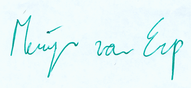
#> input picture backend/dataset/signature_classifier/signature/sign1.png, 191 x 88 px
$ python train_sig_detector_sklearn.py
#> lines starting #> are read from the running program, lines starting #| are printed output that depends on the picture
import os
import cv2
import numpy as np
from sklearn.svm import SVC
from sklearn.metrics import accuracy_score
from sklearn.model_selection import train_test_split
from joblib import dump
from skimage.feature import hog

# Parameters
DATA_DIR = "dataset/signature_classifier"
IMG_SIZE = (128, 128)  # Smaller image for faster processing

def load_images(folder, label):
    X, y = [], []
    for filename in os.listdir(folder):
        path = os.path.join(folder, filename)
        img = cv2.imread(path, cv2.IMREAD_GRAYSCALE)
        if img is not None:
            img = cv2.resize(img, IMG_SIZE)
            features = hog(img, pixels_per_cell=(8, 8), cells_per_block=(2, 2), feature_vector=True)
            X.append(features)
            y.append(label)
    return X, y

# Load datasets
X, y = [], []

sig_path = os.path.join(DATA_DIR, "signature")
non_path = os.path.join(DATA_DIR, "nonsignature")

X_sig, y_sig = load_images(sig_path, 1)
#> in load_images, `img = cv2.imread(path, cv2.IMREAD_GRAYSCALE)`:
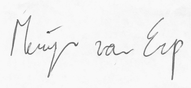
#> img: shape (88, 191); min 69, max 255, mean 242.6
#> in load_images, `img = cv2.resize(img, IMG_SIZE)`:
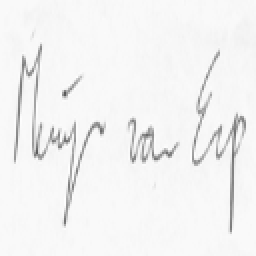
#> img: shape (128, 128) (shown 2 times larger); min 88, max 255, mean 242.6
#> in load_images, `features = hog(img, pixels_per_cell=(8, 8), cells_per_block=(2, 2), fe..`: features = 8100 values, max 0.829 at index 6579, min 0 at index 5, mean 0.113
#> X_sig = 1 item; y_sig = [1]
X_non, y_non = load_images(non_path, 0)
#> call 2 of load_images, with label = 0
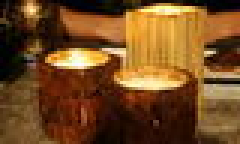
#> input picture backend/dataset/signature_classifier/nonsignature/image1221.jpg, 80 x 48 px (shown 3 times larger)
#> in load_images (call 2), `img = cv2.imread(path, cv2.IMREAD_GRAYSCALE)`:
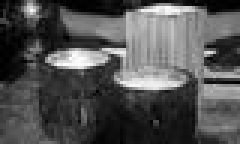
#> img: shape (48, 80) (shown 3 times larger); min 0, max 255, mean 81.9
#> in load_images (call 2), `img = cv2.resize(img, IMG_SIZE)`:
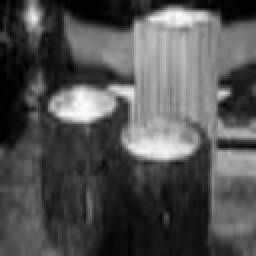
#> img: shape (128, 128) (shown 2 times larger); min 0, max 252, mean 81.8
#> in load_images (call 2), `features = hog(img, pixels_per_cell=(8, 8), cells_per_block=(2, 2), fe..`: features = 8100 values, max 0.573 at index 5368, min 0 at index 13, mean 0.123
#> pass 2 of the loop in load_images, `for filename in os.listdir(folder):`:
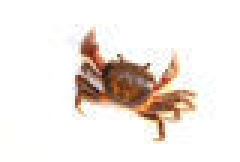
#> input picture backend/dataset/signature_classifier/nonsignature/image1259.jpg, 80 x 54 px (shown 3 times larger)
#> in load_images (call 2), `img = cv2.imread(path, cv2.IMREAD_GRAYSCALE)`:
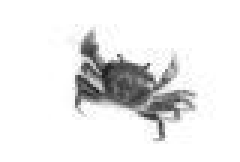
#> img: shape (54, 80) (shown 3 times larger); min 29, max 255, mean 234.2
#> in load_images (call 2), `img = cv2.resize(img, IMG_SIZE)`:
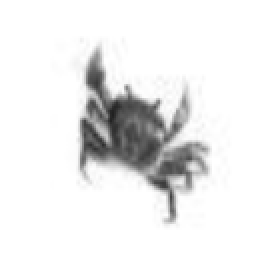
#> img: shape (128, 128) (shown 2 times larger); min 32, max 255, mean 234.1
#> features = 8100 values, max 1 at index 3190, min 0 at index 0, mean 0.0669
#> pass 3 of the loop in load_images, `for filename in os.listdir(folder):`:
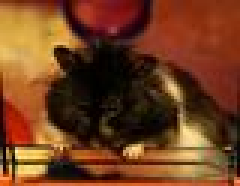
#> input picture backend/dataset/signature_classifier/nonsignature/image1361.jpg, 80 x 62 px (shown 3 times larger)
#> in load_images (call 2), `img = cv2.imread(path, cv2.IMREAD_GRAYSCALE)`:
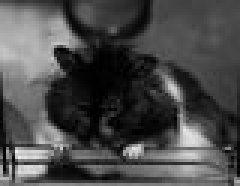
#> img: shape (62, 80) (shown 3 times larger); min 0, max 237, mean 74.3
#> in load_images (call 2), `img = cv2.resize(img, IMG_SIZE)`:
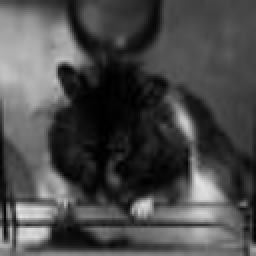
#> img: shape (128, 128) (shown 2 times larger); min 0, max 228, mean 74.1
#> features = 8100 values, max 0.516 at index 360, min 0 at index 1, mean 0.124
#> X_non = 3 items; y_non = [0, 0, 0]

X.extend(X_sig)
X.extend(X_non)
y.extend(y_sig)
y.extend(y_non)

print(f"✅ Loaded {len(X)} samples")
#| ✅ Loaded 4 samples

# Train/test split
X_train, X_test, y_train, y_test = train_test_split(X, y, test_size=0.2, random_state=42)
#> X_train = 3 items; X_test = 1 item; y_train = [0, 1, 0]; y_test = [0]

# Train classifier
clf = SVC(kernel="linear", probability=True)
clf.fit(X_train, y_train)

# Evaluate
y_pred = clf.predict(X_test)
#> y_pred = [0]
acc = accuracy_score(y_test, y_pred)
#> acc = 1
print(f"🎯 Accuracy: {acc:.2f}")
#| 🎯 Accuracy: 1.00

# Save
os.makedirs("models", exist_ok=True)
dump(clf, "models/sig_detector_sklearn.pkl")
print("✅ Saved as models/sig_detector_sklearn.pkl")
